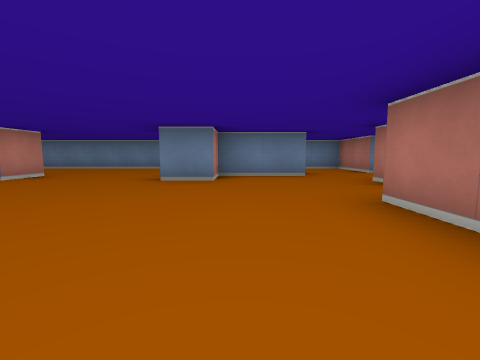
view 1 (above)

23 first-person views from a walk through a cub3D maze. The camera is about half as high as the walls, tilts 6° down and sees 90° across. The floor is counted in squares. Each view is taken from the middle of a square. On the plan, view 1 faces up. The plan holds only what a view shows up to about 9 squares ahead; the rest is blank. The place goes on beyond the plan.

view 2
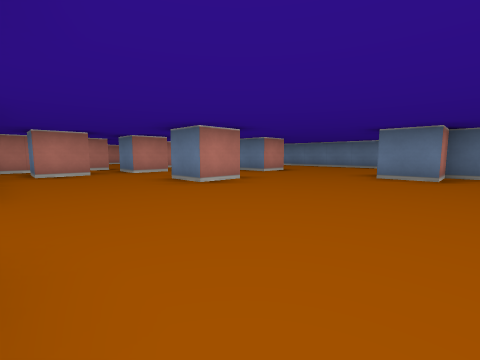

view 3
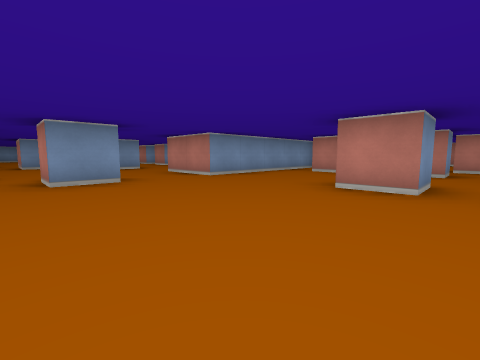

view 4
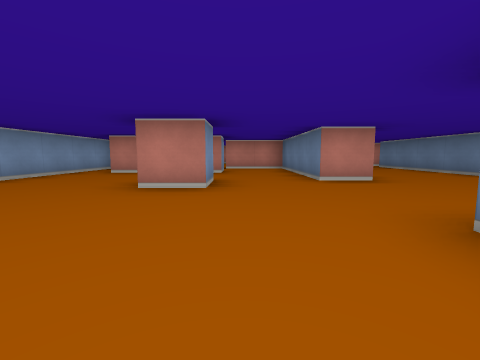

view 5
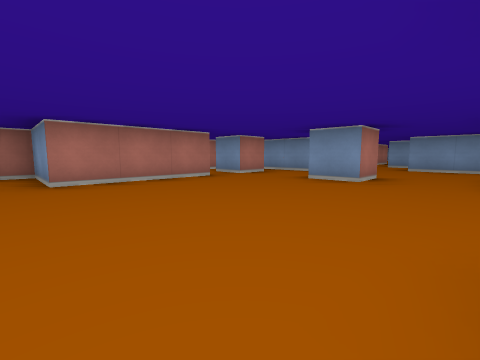

view 6
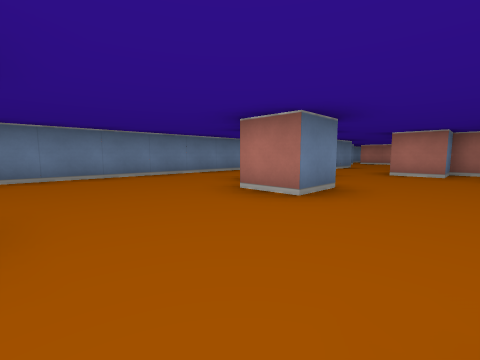

view 7
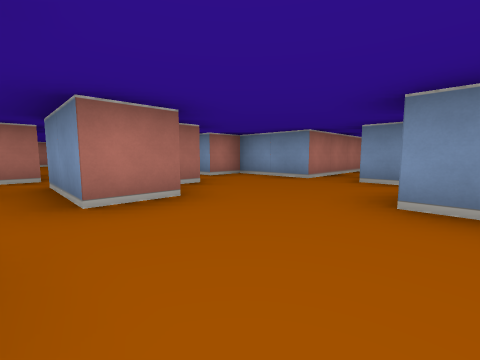

view 8
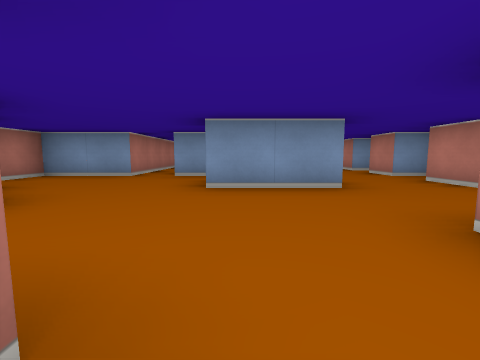

view 9
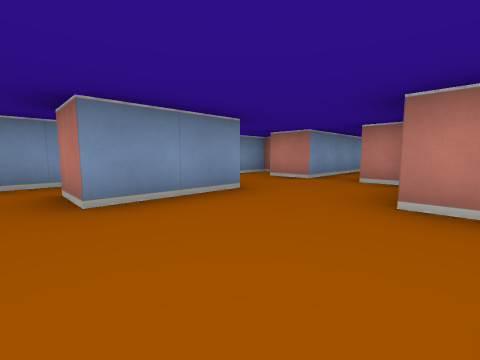

view 10
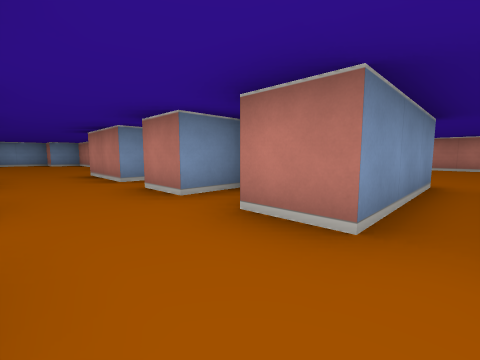

view 11
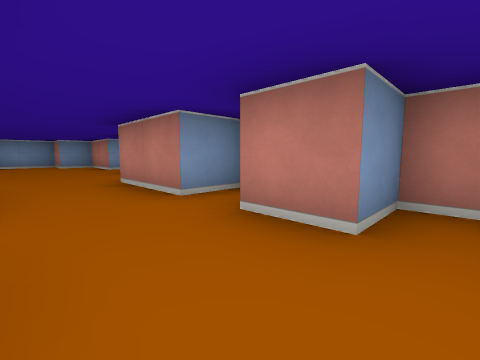

view 12
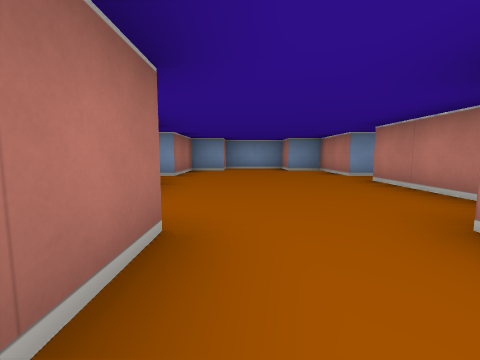

view 13
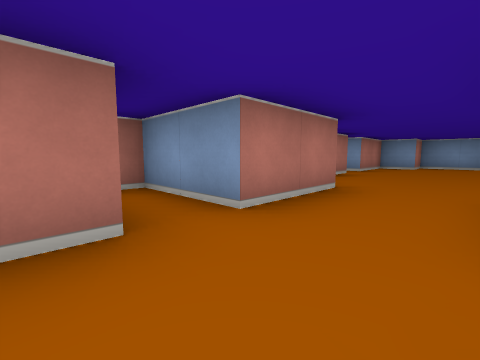

view 14
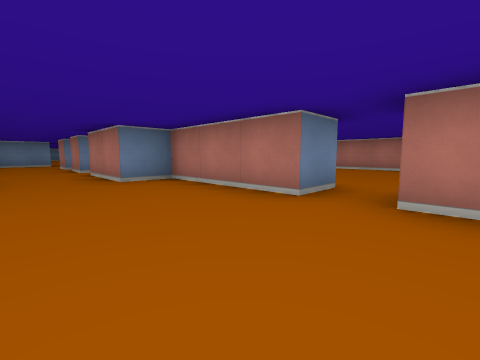

view 15
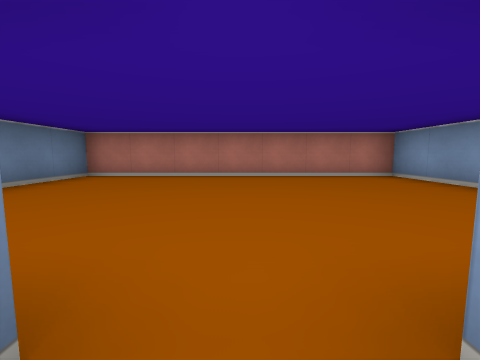

view 16
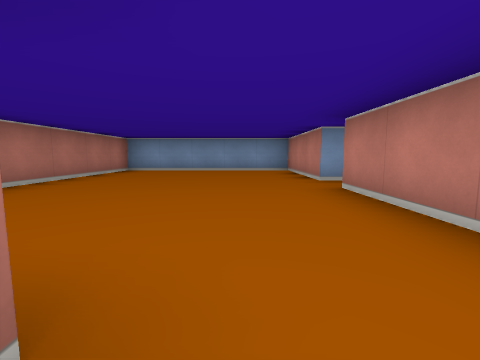

view 17
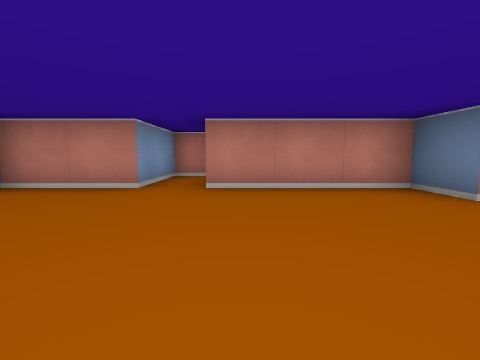

view 18
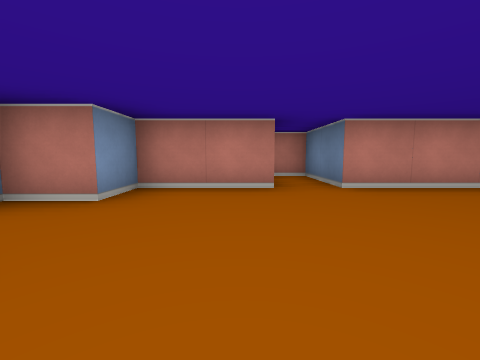

view 19
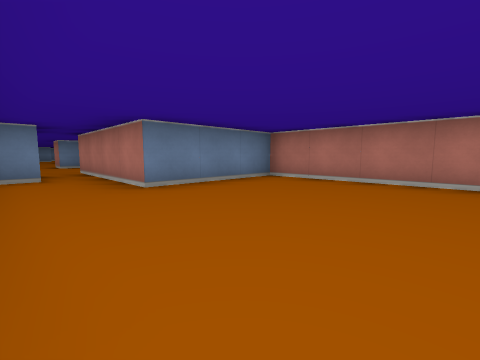

view 20
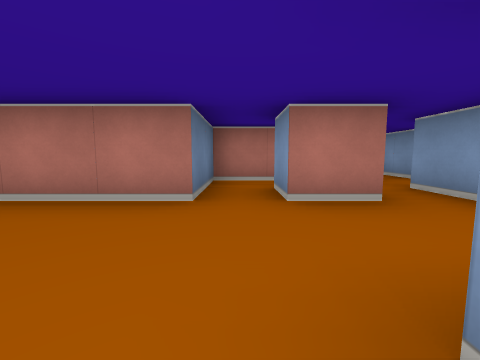

view 21
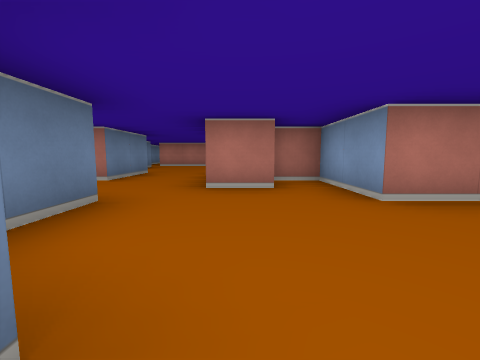

view 22
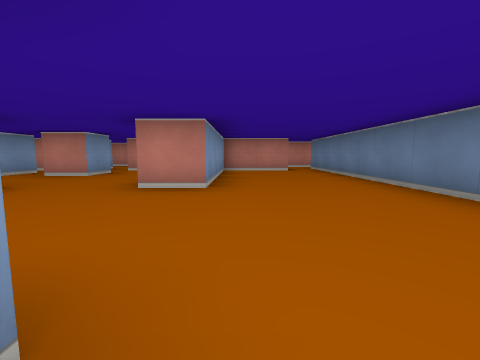

view 23
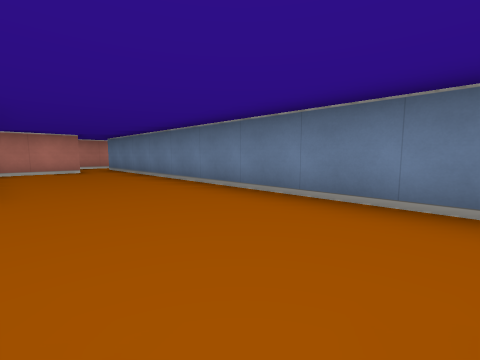

### Floor plan
Ten units are one square. View 1 is at (0, 0); x grows to the right and y downward. Boxes are objects, and circles mark ways between rooms. Rooms are numbered by the first view taken in them; rooms with no view inside come last. Other rooms are left out.
<svg viewBox="-95 -90 155 280">
<path fill="none" stroke="#000" d="M-46 -25 -35 -25 -35 -15 -45 -15M-15 25 -15 15 -5 15 -5 25M16 -55 -5 -55 -5 -45 -15 -45 -15 -55M-75 -25 -65 -25 -65 -15 -75 -15M-75 -5 -65 -5 -65 5 -75 5M15 26 15 15 25 15M-85 -16 -85 10M-55 39 -55 45M11 45 5 45 5 35 25 35M-84 15 -35 15 -35 35M-35 55 -15 55 -15 65M35 36 35 5 15 5 15 -25 35 -25 35 -35 25 -35 25 -45M15 55 15 50M-85 -76 -85 -55 -45 -55 -45 -45 -85 -45 -85 -25M55 -65 35 -65 35 -85 -85 -85M39 45 49 45M-18 75 -5 75M5 75 25 75 25 65 30 65M-35 65 -35 55M-55 55 -55 65M-65 69 -65 75 -55 75M-35 86 -35 75M-55 75 -55 85M-65 95 -55 95 -55 115M-35 115 -35 95 -15 95 -15 91M-55 115 -65 115 -65 145 -85 145 -85 155 -65 155 -65 175 -55 175 -55 185 -35 185 -35 175 -25 175 -25 155 -15 155M-15 145 -25 145 -25 115 -35 115M-15 155 -15 185 35 185 35 115 5 115 5 75M-15 124 -15 145M-4 95 -11 95M-5 75 -5 92"/>
<circle cx="-25" cy="70" r="3" fill="#2a7"/>
<circle cx="-45" cy="60" r="3" fill="#2a7"/>
<circle cx="0" cy="70" r="3" fill="#2a7"/>
<circle cx="-45" cy="80" r="3" fill="#2a7"/>
<circle cx="-45" cy="105" r="3" fill="#2a7"/>
<circle cx="-20" cy="150" r="3" fill="#2a7"/>
<text x="-20" y="-20">1</text>
<text x="-40" y="70">2</text>
<text x="-40" y="90">3</text>
<text x="-50" y="150">4</text>
<text x="10" y="140">5</text>
</svg>
Room 1 opens to room 2. Room 1 opens to room 5. Room 2 opens to room 3. Room 3 opens to room 4. Room 4 opens to room 5.

Where each view was taken, in squares from view 1:
view 1: 0 up, 0 right, facing up
view 2: 1 down, 0 right, facing up-left
view 3: 3 up, 0 right, facing down-left
view 4: 3 up, 0 right, facing left
view 5: 3 up, 3 left, facing down-right
view 6: 3 up, 4 left, facing up-right
view 7: 3 down, 2 left, facing down-right
view 8: 2 down, 2 left, facing down
view 9: 3 down, 1 left, facing down-left
view 10: 5 down, 4 left, facing down-left
view 11: 7 down, 4 left, facing down-left
view 12: 10 down, 4 left, facing down
view 13: 8 down, 5 left, facing down-right
view 14: 16 down, 5 left, facing up-right
view 15: 15 down, 2 left, facing right
view 16: 11 down, 0 right, facing down
view 17: 14 down, 3 left, facing left
view 18: 16 down, 3 left, facing left
view 19: 15 down, 1 left, facing up-right
view 20: 1 down, 1 left, facing right
view 21: 4 up, 1 left, facing right
view 22: 6 up, 1 left, facing left
view 23: 6 up, 1 left, facing up-left
